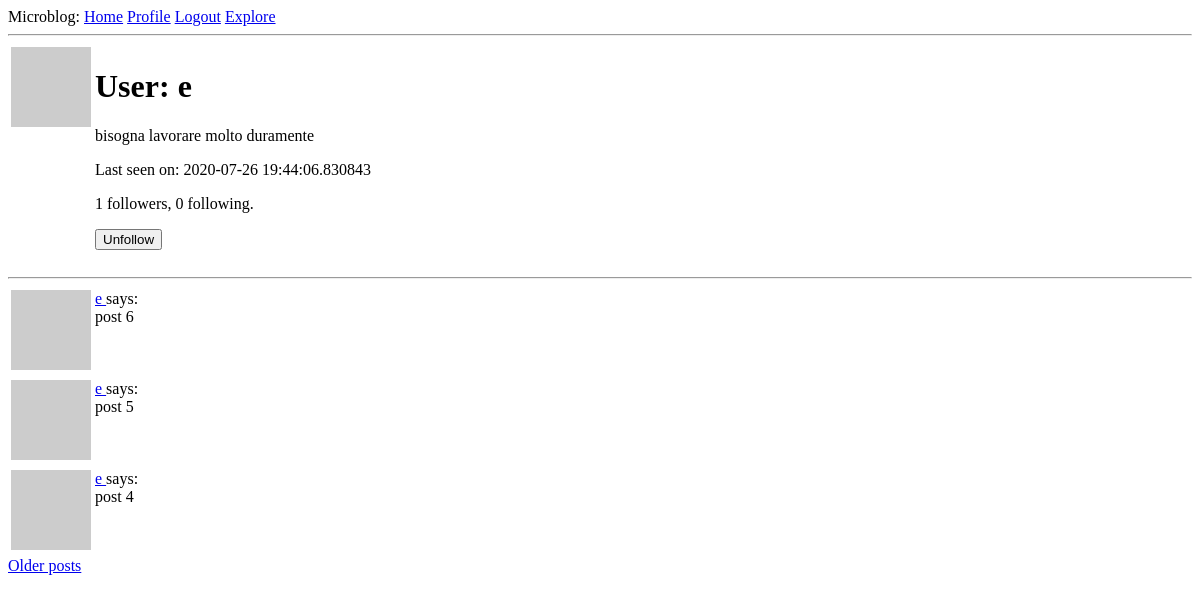
The page /user/e (signed in) on the database as committed earlier.
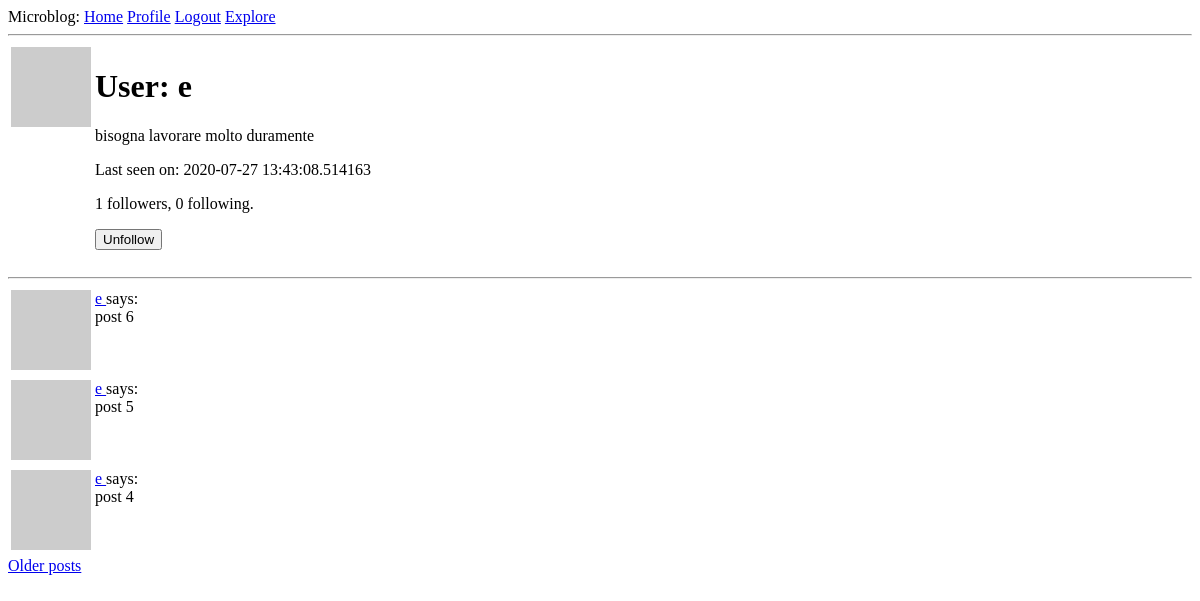
The same page on the database as committed later.
### app/models.py (models this page shows, shortened)
class User(UserMixin, db.Model):
    id = db.Column(db.Integer, primary_key=True)
    username = db.Column(db.String(64), index=True, unique=True)
    email = db.Column(db.String(120), index=True, unique=True)
    password_hash = db.Column(db.String(128))
    posts = db.relationship('Post', backref='author', lazy='dynamic') # initialise the new post field for the User class
    about_me = db.Column(db.String(140))
    last_seen = db.Column(db.DateTime, default=datetime.utcnow)
    def avatar(self, size):
        digest = md5(self.email.lower().encode('utf-8')).hexdigest()
        return f'https://www.gravatar.com/avatar/{digest}?d=identicon&s={size}'
    followed = db.relationship(
        'User',                                             # right-side entity of the relationship (the left side is the parent class)
        secondary=followers,                                # configures the association table
        primaryjoin = (followers.c.follower_id == id),      # indicates the condiion tht links the left side entity with the association table
        secondaryjoin = (followers.c.followed_id == id),    # indicates the condiion tht links the right side entity with the association table
        backref = db.backref('followers', lazy='dynamic'),  # how the relationship will be accessed from the right side entity
        lazy='dynamic')                                     # similar to above but applied to the left side query
    def is_following(self, user):
        return self.followed.filter(followers.c.followed_id == user.id).count() > 0 # the number can either be 0 or 1

### app/routes.py (the view)
@app.route('/user/<username>')  # this decorator has a dynamic component in it i.e. <username>
@login_required                 # this makes this view function only accessible to logged in users
def user(username):
    user = User.query.filter_by(username=username).first_or_404()   # load the user from the database
    page = request.args.get('page', 1, type=int)
    posts = user.posts.order_by(Post.timestamp.desc()).paginate(page, app.config['POSTS_PER_PAGE'], False)
    next_url = url_for('user', username=user.username, page=posts.next_num) if posts.has_next else None
    prev_url = url_for('user', username=user.username, page=posts.prev_num) if posts.has_prev else None
    form = EmptyForm()  # To render the follow or unfollow button an EmptyForm object has to be instantiated and passed it to the user.html
    return render_template('user.html', user=user, posts=posts.items, next_url=next_url, prev_url=prev_url, form=form)

### app/forms.py
class EmptyForm(FlaskForm):
    submit = SubmitField('Submit')

### app/models.py (called while the page is built)
@login.user_loader
def load_user(id):
    return User.query.get(int(id))

### app/routes.py (called while the page is built)
@app.before_request         # registers the decorated function to be executed right before the view function
def before_request():
    if current_user.is_authenticated:
        current_user.last_seen = datetime.utcnow()
        db.session.commit()

### app/templates/user.html (shortened to what this page needs)
{% extends "base.html" %}
{% block content %}
  <table>
    <tr valign="top">
      <td><img src="{{ user.avatar(128) }}"></td>
      <td>
        <h1>User: {{ user.username}}</h1>
        {% if user.about_me %}<p>{{ user.about_me }}</p>{% endif %}
        {% if user.last_seen %}<p>Last seen on: {{ user.last_seen }}</p>{% endif %}
        <p>{{ user.followers.count() }} followers, {{ user.followed.count() }} following.</p>
        {% if user == current_user %}
        <p><a href="{{ url_for('edit_profile') }}">Edit your profile</a></p>
        {% else %}
        <p>
          <form action="{{ url_for('unfollow', username=user.username) }}" method="post">
            {{ form.submit(value='Unfollow') }}
          </form>
        </p>
        {% endif %}
      </td>
    </tr>
  </table>
  <hr>
  {% for post in posts %}
    {% include '_post.html' %}
  {% endfor %}
  {% if next_url %}
  <a href="{{ next_url }}">Older posts</a>
  {% endif %}
{% endblock %}

Rows that differ between the two databases and show on the page:
changed User "bisogna lavorare molto duramente": last_seen "2020-07-26 19:44:06.830843" → "2020-07-27 13:43:08.514163"
